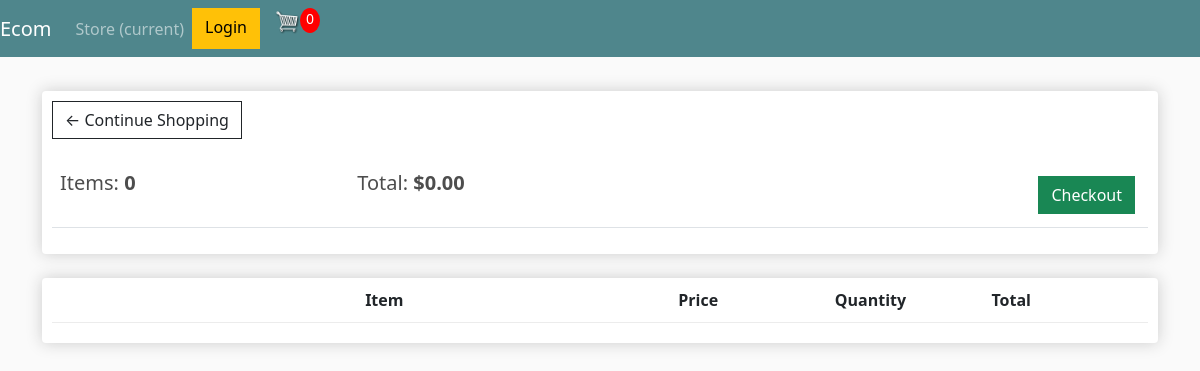
The page /cart/ (signed in) on the database as committed earlier.
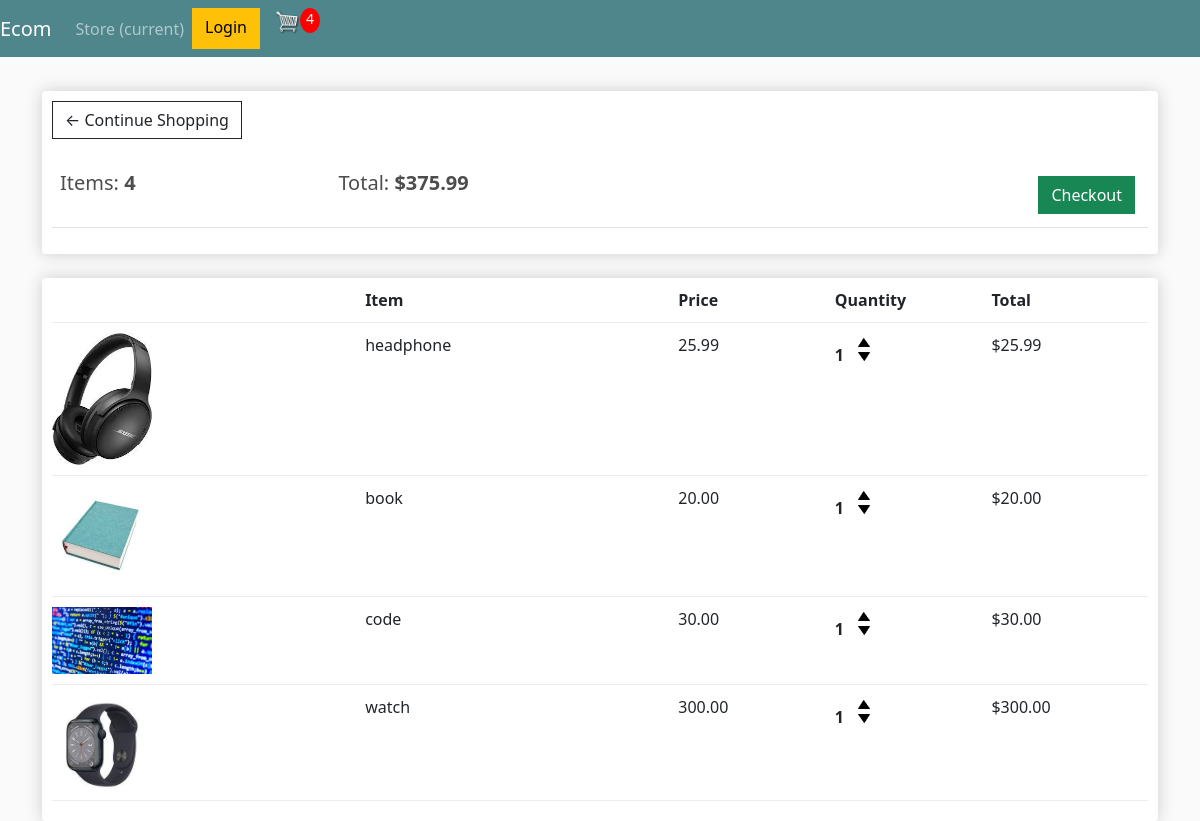
The same page on the database as committed later.
### store/models.py (models this page shows, shortened)
class Order(models.Model):
    customer=models.ForeignKey(Customer,on_delete=models.CASCADE,null=True,blank=True)
    date_orderd=models.DateTimeField(auto_now_add=True)
    complete=models.BooleanField(default=False,null=True,blank=False)
    transaction_id=models.CharField(max_length=200,null= True)
    @property
    def get_cart_total(self):
        orderitems=self.orderitem_set.all()
        total=sum([item.get_total() for item in orderitems])
        return str(total)
    @property
    def get_cart_items(self):
        orderitems=self.orderitem_set.all()
        total=sum([item.quantity for item in orderitems])
        return str(total)

class OrderItem(models.Model):
    product=models.ForeignKey(Product,on_delete=models.SET_NULL,null=True,blank=True)
    order=models.ForeignKey(Order,on_delete=models.SET_NULL,null=True,blank=True)
    quantity=models.IntegerField(default=0,null=True,blank=True)
    date_added=models.DateTimeField(auto_now_add=True)
    def get_total(self):
        total=self.product.price*self.quantity
        return total

class Product(models.Model):
    name=models.CharField(max_length=200,null=True)
    price=models.DecimalField(max_digits=7,decimal_places=2)
    digital=models.BooleanField(default=False,null=True,blank=False)
    image=models.ImageField(upload_to="Product_images",default=None)
    @property
    def imageURL(self):# burada image nin yolunu belirttik sonra kullanırkende {{Product.imageURL}} olarak kullanacagız
        try:
            url=self.image.url
        except:
            url=""
        return url

### store/views.py (the view)
# urls.py: path('cart/', views.cart, name="cart"),
def cart (request):
    data=cartData(request)
    items=data["items"]
    order=data["order"]
    orderitem=data["orderitem"]
    context = {"items":items,"order":order,"orderitem":orderitem,"shipping":False}
    return render (request, 'store/cart.html', context)

### store/utils.py (called while the page is built)
def cartData(request):
    if request.user.is_authenticated:
        customer=request.user.customer
        order,created=Order.objects.get_or_create(customer=customer,complete=False)
        items=order.orderitem_set.all()
        orderitem=order.get_cart_items
    else:
        cookieData=cookiecart(request)
        items=cookieData["items"]
        order=cookieData["order"]
        orderitem=cookieData["orderitem"]
    return {"items":items,"order":order,"orderitem":orderitem}

### templates/store/cart.html
{% extends 'store/main.html' %}
{% load static %}
{% block content %}
<div class="row">
    <div class="col-lg-12">
        <div class="box-element">
            <a  class="btn btn-outline-dark" href="{% url 'store' %}">&#x2190; Continue Shopping</a>
            <br>
            <br>
            <table class="table">
                <tr>
                    <th><h5>Items: <strong>{{order.get_cart_items}}</strong></h5></th>
                    <th><h5>Total:<strong> ${{order.get_cart_total|floatformat:2}}</strong></h5></th>
                    <th>
                        <a  style="float:right; margin:5px;" class="btn btn-success" href="{% url 'checkout' %}">Checkout</a>
                    </th>
                </tr>
            </table>
        </div>
        <br>
        <div class="box-element">
            <div class="cart-row">
                <div style="flex:2"></div>
                <div style="flex:2"><strong>Item</strong></div>
                <div style="flex:1"><strong>Price</strong></div>
                <div style="flex:1"><strong>Quantity</strong></div>
                <div style="flex:1"><strong>Total</strong></div>
            </div>
            {% for item in  items %}
                <div class="cart-row">
                    <div style="flex:2"><img class="row-image" src="{{item.product.imageURL}}"></div>
                    <div style="flex:2"><p>{{item.product.name}}</p></div>
                    <div style="flex:1"><p>{{item.product.price|floatformat:2}}</p></div>
                    <div style="flex:1">
                        <p class="quantity">{{item.quantity}}</p>
                        <div class="quantity">
                            <img data-product="{{item.product.id}}" data-action="add" class="chg-quantity update-cart" src="{% static  'images/arrow-up.png' %}">
                            <img data-product="{{item.product.id}}" data-action="remove" class="chg-quantity update-cart" src="{% static  'images/arrow-down.png' %}">
                        </div>
                    </div>
                    <div style="flex:1"><p>${{item.get_total|floatformat:2}}</p></div>
                </div>
            {% endfor %}
        </div>
    </div>
</div>
{% endblock content %}

### templates/store/main.html (shortened to what this page needs)
<!DOCTYPE html>
{% load static %}
<html>
    <head>
        <link rel="stylesheet" href="{% static 'css/bootstrap.min.css' %}">
        <link rel="stylesheet" type="text/css" href="{% static 'css/main.css' %}">
    </head>
     <body>
        {% include 'store/nevbar.html' %}
        <div class="container">
            <br>
            {% block content%}{% endblock content %}
        </div>
     </body>
</html>

### templates/store/nevbar.html (shortened to what this page needs)
{% load static %}
<nav class="navbar navbar-expand-lg navbar-dark bg-dark">
    <a class="navbar-brand" href="{% url 'store' %}">Ecom</a>
    <div class="collapse navbar-collapse" id="navbarSupportedContent">
      <ul class="navbar-nav mr-auto">
        <li class="nav-item active">
          <a class="nav-link" href="{% url 'store' %}">Store <span class="sr-only">(current)</span></a>
        </li>
      </ul>
      <div class="">
      <div class="form-inline my-2 my-lg-0  d-flex murat ">
           <a href="#"class="btn btn-warning">Login</a>
           <a href="{% url 'cart' %}">
              <img  id="cart-icon" src="{% static 'images/cart.png' %}">
          </a>
          <p id="cart-total">{{order.get_cart_items}}</p>
      </div>
    </div>
  </div>
  </nav>

### static/css/main.css (style rules this page uses)
body { background-color: hsl(0, 0%, 98%); }
h1,h2,h3,h4,h5,h6 { color:hsl(0, 0%, 30%); }
.box-element { box-shadow:hsl(0, 0%, 80%) 0 0 16px; background-color: #fff; border-radius: 4px; padding: 10px; }
.bg-dark { background-color: #4f868c!important; }
#cart-icon { width:25px; display: inline-block; margin-left: 15px; }
#cart-total { display: block; text-align: center; color:#fff; background-color: red; width: 20px; height: 25px; border-radius: 50%; font-size: 14px; }
.col-lg-4, .col-lg-6, .col-lg-8, .col-lg-12 { margin-top: 10px; }
.btn { border-radius: 0; }
.row-image { width: 100px; }
.cart-row { display: flex; align-items: flex-stretch; padding-bottom: 10px; margin-bottom: 10px; border-bottom: 1px solid #ececec; }
.quantity { display: inline-block; font-weight: 700; padding-right:10px; }
.chg-quantity { width: 12px; cursor: pointer; display: block; margin-top: 5px; transition:.1s; }

Rows that differ between the two databases and show on the page:
no longer on this page (row edited): Order: get_cart_items "0", get_cart_total "0.00"
added Order: get_cart_items "4", get_cart_total "375.99"
added OrderItem: product.imageURL (picture), product.name "headphone", product.price "25.99", quantity "1", get_total "25.99"
added OrderItem: product.imageURL (picture), product.name "book", product.price "20.00", quantity "1", get_total "20.00"
added OrderItem: product.imageURL (picture), product.name "code", product.price "30.00", quantity "1", get_total "30.00"
added OrderItem: product.imageURL (picture), product.name "watch", product.price "300.00", quantity "1", get_total "300.00"
